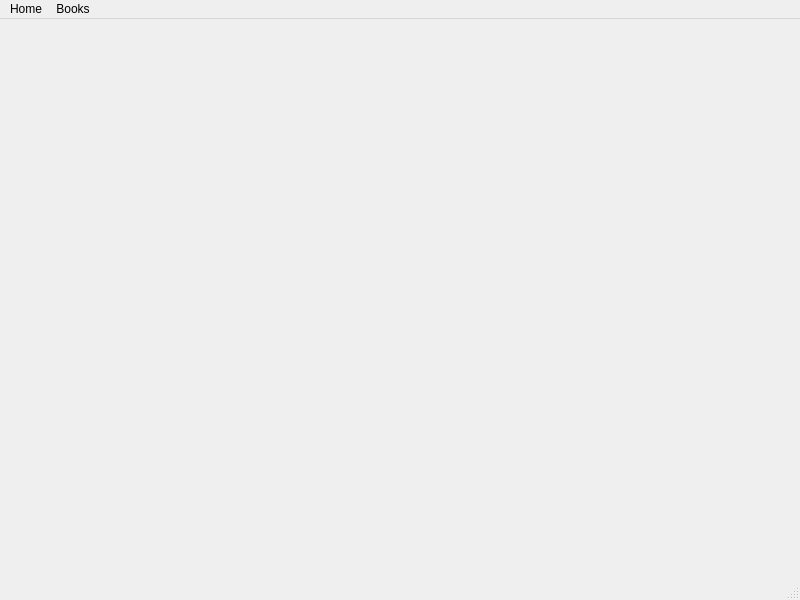
<?xml version="1.0" encoding="UTF-8"?>
<ui version="4.0">
 <class>theLibrary</class>
 <widget class="QMainWindow" name="theLibrary">
  <property name="geometry">
   <rect>
    <x>0</x>
    <y>0</y>
    <width>800</width>
    <height>600</height>
   </rect>
  </property>
  <property name="windowTitle">
   <string>theLibrary</string>
  </property>
  <widget class="QWidget" name="centralwidget"/>
  <widget class="QMenuBar" name="menubar">
   <property name="geometry">
    <rect>
     <x>0</x>
     <y>0</y>
     <width>800</width>
     <height>21</height>
    </rect>
   </property>
   <widget class="QMenu" name="menuHome">
    <property name="title">
     <string>Home</string>
    </property>
   </widget>
   <widget class="QMenu" name="menuBooks">
    <property name="title">
     <string>Books</string>
    </property>
   </widget>
   <addaction name="menuHome"/>
   <addaction name="menuBooks"/>
  </widget>
  <widget class="QStatusBar" name="statusbar"/>
 </widget>
 <resources/>
 <connections/>
</ui>
